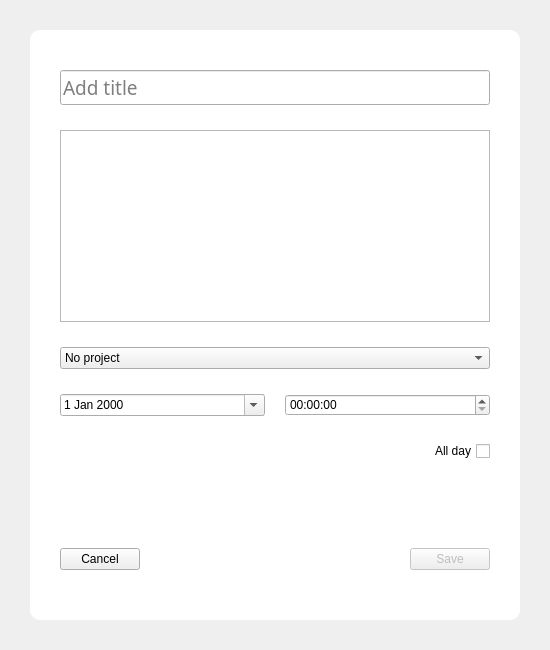
<?xml version="1.0" encoding="UTF-8"?>
<ui version="4.0">
 <class>Dialog</class>
 <widget class="QDialog" name="Dialog">
  <property name="geometry">
   <rect>
    <x>0</x>
    <y>0</y>
    <width>550</width>
    <height>650</height>
   </rect>
  </property>
  <property name="font">
   <font>
    <family>Segoe UI Light</family>
    <pointsize>12</pointsize>
    <weight>3</weight>
    <italic>false</italic>
    <bold>false</bold>
   </font>
  </property>
  <property name="windowTitle">
   <string>Dialog</string>
  </property>
  <property name="styleSheet">
   <string notr="true">font: 25 12pt &quot;Segoe UI Light&quot;;</string>
  </property>
  <layout class="QVBoxLayout" name="vertical_layout">
   <property name="spacing">
    <number>0</number>
   </property>
   <property name="leftMargin">
    <number>30</number>
   </property>
   <property name="topMargin">
    <number>30</number>
   </property>
   <property name="rightMargin">
    <number>30</number>
   </property>
   <property name="bottomMargin">
    <number>30</number>
   </property>
   <item>
    <widget class="QFrame" name="frame">
     <property name="styleSheet">
      <string notr="true">.QFrame {
	background-color: rgb(255, 255, 255);
	border: 0px solid;
	border-radius: 10px;
}</string>
     </property>
     <property name="frameShape">
      <enum>QFrame::StyledPanel</enum>
     </property>
     <property name="frameShadow">
      <enum>QFrame::Raised</enum>
     </property>
     <layout class="QVBoxLayout" name="vertical_layout_2">
      <property name="spacing">
       <number>25</number>
      </property>
      <property name="leftMargin">
       <number>30</number>
      </property>
      <property name="topMargin">
       <number>40</number>
      </property>
      <property name="rightMargin">
       <number>30</number>
      </property>
      <property name="bottomMargin">
       <number>50</number>
      </property>
      <item>
       <widget class="QLineEdit" name="title_edit">
        <property name="font">
         <font>
          <family>Segoe UI Semibold</family>
          <pointsize>14</pointsize>
          <weight>7</weight>
          <italic>false</italic>
          <bold>false</bold>
         </font>
        </property>
        <property name="styleSheet">
         <string notr="true">font: 63 14pt &quot;Segoe UI Semibold&quot;;</string>
        </property>
        <property name="maxLength">
         <number>64</number>
        </property>
        <property name="placeholderText">
         <string>Add title</string>
        </property>
       </widget>
      </item>
      <item>
       <widget class="QTextEdit" name="description_edit">
        <property name="font">
         <font>
          <family>Segoe UI Light</family>
          <pointsize>12</pointsize>
          <weight>3</weight>
          <italic>false</italic>
          <bold>false</bold>
         </font>
        </property>
        <property name="focusPolicy">
         <enum>Qt::WheelFocus</enum>
        </property>
        <property name="tabChangesFocus">
         <bool>true</bool>
        </property>
       </widget>
      </item>
      <item>
       <widget class="QComboBox" name="projects_combo">
        <item>
         <property name="text">
          <string>No project</string>
         </property>
        </item>
       </widget>
      </item>
      <item>
       <widget class="QWidget" name="widget" native="true">
        <layout class="QGridLayout" name="gridLayout_3">
         <property name="leftMargin">
          <number>0</number>
         </property>
         <property name="topMargin">
          <number>0</number>
         </property>
         <property name="rightMargin">
          <number>0</number>
         </property>
         <property name="bottomMargin">
          <number>0</number>
         </property>
         <property name="horizontalSpacing">
          <number>20</number>
         </property>
         <item row="0" column="0">
          <widget class="QDateEdit" name="date_picker">
           <property name="calendarPopup">
            <bool>true</bool>
           </property>
          </widget>
         </item>
         <item row="0" column="1">
          <widget class="QTimeEdit" name="time_picker">
           <property name="enabled">
            <bool>true</bool>
           </property>
          </widget>
         </item>
        </layout>
       </widget>
      </item>
      <item>
       <widget class="QCheckBox" name="enable_all_day_check">
        <property name="layoutDirection">
         <enum>Qt::RightToLeft</enum>
        </property>
        <property name="text">
         <string>All day</string>
        </property>
       </widget>
      </item>
      <item>
       <spacer name="verticalSpacer">
        <property name="orientation">
         <enum>Qt::Vertical</enum>
        </property>
        <property name="sizeHint" stdset="0">
         <size>
          <width>20</width>
          <height>40</height>
         </size>
        </property>
       </spacer>
      </item>
      <item>
       <layout class="QHBoxLayout" name="horizontal:layout_4">
        <item>
         <widget class="QPushButton" name="cancel_btn">
          <property name="text">
           <string>Cancel</string>
          </property>
          <property name="autoDefault">
           <bool>false</bool>
          </property>
         </widget>
        </item>
        <item>
         <spacer name="horizontalSpacer_2">
          <property name="orientation">
           <enum>Qt::Horizontal</enum>
          </property>
          <property name="sizeHint" stdset="0">
           <size>
            <width>40</width>
            <height>20</height>
           </size>
          </property>
         </spacer>
        </item>
        <item>
         <widget class="QPushButton" name="create_btn">
          <property name="enabled">
           <bool>false</bool>
          </property>
          <property name="text">
           <string>Save</string>
          </property>
          <property name="flat">
           <bool>false</bool>
          </property>
         </widget>
        </item>
       </layout>
      </item>
     </layout>
    </widget>
   </item>
  </layout>
 </widget>
 <resources/>
 <connections/>
</ui>
